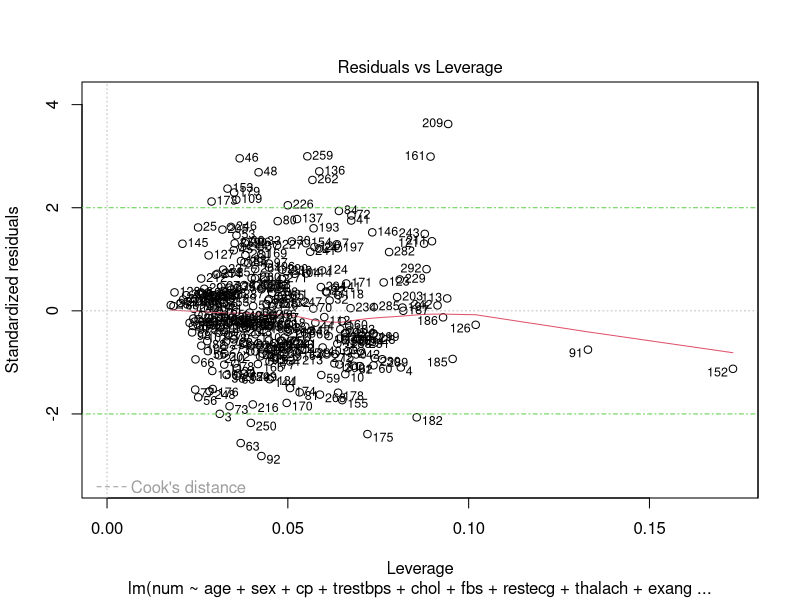

Generate this figure with R: (Note: this script raises an error after producing the figure.)
library(tidyverse)
library(MASS)

# Unproccessed Cleveland Data
colNames <- c("age", "sex", "cp", "trestbps", "chol","fbs", "restecg", "thalach", "exang","oldpeak", "slope", "ca", "thal", "num")
data <- data.frame(read.table("pre_cleveland.txt", col.names = colNames, header=FALSE, sep =" "))
cleveland.lm <- lm(num ~ age + sex + cp + trestbps + chol + fbs + restecg + thalach + exang + oldpeak + slope + ca + thal, data=data)
plot(cleveland.lm, which=5, id.n = 297)
abline(2,0, lty=4, col = 59 )
abline(-2,0, lty=4, col = 59 )
summary(cleveland.lm)

# Proccessed Cleveland Data
data <- data.frame(read.table("cleveland_data.txt", col.names = colNames, header=FALSE, sep =" "))
cleveland.lm <- lm(num ~ age + sex + cp + trestbps + chol + fbs + restecg + thalach + exang + oldpeak + slope + ca + thal, data=data)
plot(cleveland.lm, which=5, id.n = 290)
abline(2,0, lty=4, col = 59 )
abline(-2,0, lty=4, col = 59 )
summary(cleveland.lm)

# Unproccessed Combined Data
colNames <- c("age", "sex", "cp","restecg", "thalach", "exang", "set_id", "num")
data <- data.frame(read.table("pre_combined.txt", col.names = colNames, header=FALSE, sep =" "))
combined <- lm(num ~ age + sex + cp + restecg + thalach + exang + set_id, data=data)
plot(combined, which=5, id.n = 20)
abline(2,0, lty=4, col = 59 )
abline(-2,0, lty=4, col = 59 )
summary(combined)

# Proccessed Combined Data
data <- data.frame(read.table("combined_data.txt", col.names = colNames, header=FALSE, sep =" "))
combined <- lm(num ~ age + sex + cp + restecg + thalach + exang + set_id, data=data)
plot(combined, which=5, id.n = 20)
abline(2,0, lty=4, col = 59 )
abline(-2,0, lty=4, col = 59 )
summary(combined)

